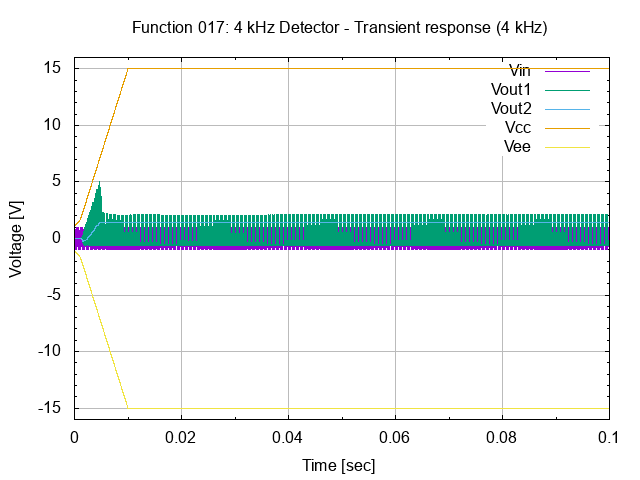

This chart was generated by the following gnuplot code:
# setup terminal
set term png

# setup graph
set output "26.017.00.01.01.01.png"
set title "Function 017: 4 kHz Detector - Transient response (4 kHz)"

# setup Y-axis
set yrange [-16:16]
set grid ytics lt 1 lw 1 lc rgb "#bbbbbb"
set mytics
set ylabel "Voltage [V]"

# setup X-axis
set grid xtics lt 1 lw 1 lc rgb "#bbbbbb"
set mxtics
set xlabel "Time [sec]"

# setup plot style
set style data lines
plot '26.017.00.01.01.dat' using 1:2 title "Vin", \
     '26.017.00.01.01.dat' using 1:3 title "Vout1", \
     '26.017.00.01.01.dat' using 1:4 title "Vout2", \
     '26.017.00.01.01.dat' using 1:5 title "Vcc", \
     '26.017.00.01.01.dat' using 1:6 title "Vee"

# set output back to default
set output

# reset terminal type
set terminal pop
